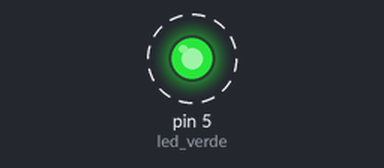
Recording of a sketch running on a simulated Arduino Uno, built with avr-gcc and run on an emulated ATmega328P. Parts: output pins drawn as LEDs (lit = HIGH). Dashed ring = blinking.

Above: at 0.5 s.
Timing chart, 0 to 4.6 s (numbered marks = the images above):
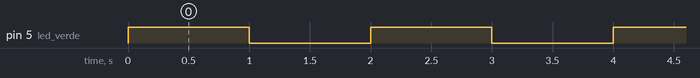

Measured:
- by itself, pin 5 (led_verde): alternates HIGH for 1.0 s and LOW for 1.0 s

The sketch:

teste_led.ino
```cpp
int led_verde = 5;
void setup() {
  // put your setup code here, to run once:
  pinMode (led_verde,OUTPUT);


}

void loop() {
  // put your main code here, to run repeatedly:
digitalWrite (led_verde,HIGH);
delay(1000);
digitalWrite (led_verde,LOW);
delay (1000);
}
```
